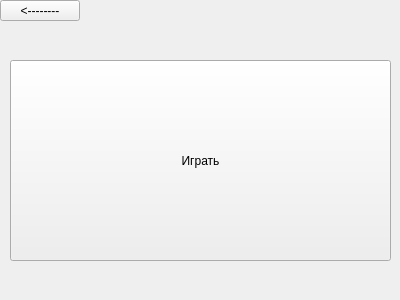
<?xml version="1.0" encoding="UTF-8"?>
<ui version="4.0">
 <class>createGameWindow</class>
 <widget class="QWidget" name="createGameWindow">
  <property name="geometry">
   <rect>
    <x>0</x>
    <y>0</y>
    <width>400</width>
    <height>300</height>
   </rect>
  </property>
  <property name="windowTitle">
   <string>Form</string>
  </property>
  <widget class="QPushButton" name="backWindowButton">
   <property name="geometry">
    <rect>
     <x>0</x>
     <y>0</y>
     <width>80</width>
     <height>21</height>
    </rect>
   </property>
   <property name="text">
    <string>&lt;--------</string>
   </property>
  </widget>
  <widget class="QPushButton" name="startGameButton">
   <property name="geometry">
    <rect>
     <x>10</x>
     <y>60</y>
     <width>381</width>
     <height>201</height>
    </rect>
   </property>
   <property name="text">
    <string>Играть</string>
   </property>
  </widget>
 </widget>
 <resources/>
 <connections/>
</ui>
